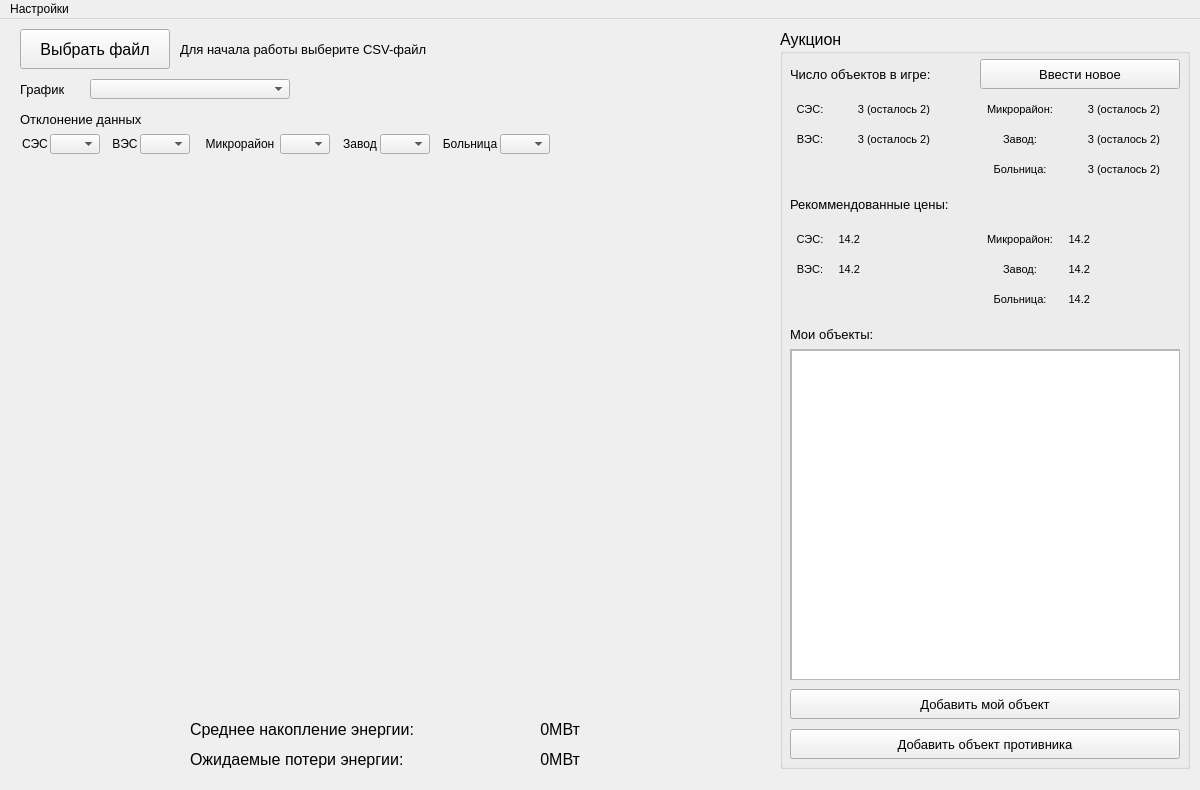
<?xml version="1.0" encoding="UTF-8"?>
<ui version="4.0">
 <class>MainWindow</class>
 <widget class="QMainWindow" name="MainWindow">
  <property name="geometry">
   <rect>
    <x>0</x>
    <y>0</y>
    <width>1200</width>
    <height>790</height>
   </rect>
  </property>
  <property name="windowTitle">
   <string>Main Window</string>
  </property>
  <widget class="QWidget" name="centralwidget">
   <widget class="QLabel" name="lbl_plot_mode">
    <property name="geometry">
     <rect>
      <x>20</x>
      <y>60</y>
      <width>70</width>
      <height>20</height>
     </rect>
    </property>
    <property name="font">
     <font>
      <pointsize>10</pointsize>
     </font>
    </property>
    <property name="text">
     <string>График</string>
    </property>
   </widget>
   <widget class="QLabel" name="lbl_deviation_sun">
    <property name="geometry">
     <rect>
      <x>20</x>
      <y>115</y>
      <width>30</width>
      <height>20</height>
     </rect>
    </property>
    <property name="text">
     <string>СЭС</string>
    </property>
    <property name="alignment">
     <set>Qt::AlignCenter</set>
    </property>
   </widget>
   <widget class="QComboBox" name="lstbox_plot_mode">
    <property name="geometry">
     <rect>
      <x>90</x>
      <y>60</y>
      <width>200</width>
      <height>20</height>
     </rect>
    </property>
   </widget>
   <widget class="QPushButton" name="btn_select_file">
    <property name="geometry">
     <rect>
      <x>20</x>
      <y>10</y>
      <width>150</width>
      <height>40</height>
     </rect>
    </property>
    <property name="font">
     <font>
      <pointsize>12</pointsize>
     </font>
    </property>
    <property name="text">
     <string>Выбрать файл</string>
    </property>
   </widget>
   <widget class="QLabel" name="lbl_deviations">
    <property name="geometry">
     <rect>
      <x>20</x>
      <y>90</y>
      <width>160</width>
      <height>20</height>
     </rect>
    </property>
    <property name="font">
     <font>
      <pointsize>10</pointsize>
     </font>
    </property>
    <property name="text">
     <string>Отклонение данных</string>
    </property>
   </widget>
   <widget class="QLabel" name="lbl_select_file">
    <property name="geometry">
     <rect>
      <x>180</x>
      <y>15</y>
      <width>320</width>
      <height>30</height>
     </rect>
    </property>
    <property name="font">
     <font>
      <pointsize>10</pointsize>
     </font>
    </property>
    <property name="text">
     <string>Для начала работы выберите CSV-файл</string>
    </property>
   </widget>
   <widget class="QComboBox" name="lstbox_deviation_sun">
    <property name="geometry">
     <rect>
      <x>50</x>
      <y>115</y>
      <width>50</width>
      <height>20</height>
     </rect>
    </property>
   </widget>
   <widget class="QComboBox" name="lstbox_deviation_wind">
    <property name="geometry">
     <rect>
      <x>140</x>
      <y>115</y>
      <width>50</width>
      <height>20</height>
     </rect>
    </property>
   </widget>
   <widget class="QLabel" name="lbl_deviation_wind">
    <property name="geometry">
     <rect>
      <x>110</x>
      <y>115</y>
      <width>30</width>
      <height>20</height>
     </rect>
    </property>
    <property name="text">
     <string>ВЭС</string>
    </property>
    <property name="alignment">
     <set>Qt::AlignCenter</set>
    </property>
   </widget>
   <widget class="QComboBox" name="lstbox_deviation_house">
    <property name="geometry">
     <rect>
      <x>280</x>
      <y>115</y>
      <width>50</width>
      <height>20</height>
     </rect>
    </property>
   </widget>
   <widget class="QLabel" name="lbl_deviation_house">
    <property name="geometry">
     <rect>
      <x>200</x>
      <y>115</y>
      <width>80</width>
      <height>20</height>
     </rect>
    </property>
    <property name="text">
     <string>Микрорайон</string>
    </property>
    <property name="alignment">
     <set>Qt::AlignCenter</set>
    </property>
   </widget>
   <widget class="QLabel" name="lbl_deviation_factory">
    <property name="geometry">
     <rect>
      <x>340</x>
      <y>115</y>
      <width>40</width>
      <height>20</height>
     </rect>
    </property>
    <property name="text">
     <string>Завод</string>
    </property>
    <property name="alignment">
     <set>Qt::AlignCenter</set>
    </property>
   </widget>
   <widget class="QComboBox" name="lstbox_deviation_factory">
    <property name="geometry">
     <rect>
      <x>380</x>
      <y>115</y>
      <width>50</width>
      <height>20</height>
     </rect>
    </property>
   </widget>
   <widget class="QLabel" name="lbl_deviation_hospital">
    <property name="geometry">
     <rect>
      <x>440</x>
      <y>115</y>
      <width>60</width>
      <height>20</height>
     </rect>
    </property>
    <property name="text">
     <string>Больница</string>
    </property>
    <property name="alignment">
     <set>Qt::AlignCenter</set>
    </property>
   </widget>
   <widget class="QComboBox" name="lstbox_deviation_hospital">
    <property name="geometry">
     <rect>
      <x>500</x>
      <y>115</y>
      <width>50</width>
      <height>20</height>
     </rect>
    </property>
   </widget>
   <widget class="QLabel" name="lbl_mean_energy">
    <property name="geometry">
     <rect>
      <x>190</x>
      <y>700</y>
      <width>280</width>
      <height>20</height>
     </rect>
    </property>
    <property name="font">
     <font>
      <pointsize>12</pointsize>
     </font>
    </property>
    <property name="text">
     <string>Среднее накопление энергии:</string>
    </property>
   </widget>
   <widget class="QLabel" name="lbl_mean_lost">
    <property name="geometry">
     <rect>
      <x>190</x>
      <y>730</y>
      <width>280</width>
      <height>20</height>
     </rect>
    </property>
    <property name="font">
     <font>
      <pointsize>12</pointsize>
     </font>
    </property>
    <property name="text">
     <string>Ожидаемые потери энергии:</string>
    </property>
   </widget>
   <widget class="QLabel" name="lbl_mean_energy2">
    <property name="geometry">
     <rect>
      <x>480</x>
      <y>700</y>
      <width>100</width>
      <height>20</height>
     </rect>
    </property>
    <property name="font">
     <font>
      <pointsize>12</pointsize>
     </font>
    </property>
    <property name="text">
     <string>0МВт</string>
    </property>
    <property name="alignment">
     <set>Qt::AlignRight|Qt::AlignTrailing|Qt::AlignVCenter</set>
    </property>
   </widget>
   <widget class="QLabel" name="lbl_mean_lost2">
    <property name="geometry">
     <rect>
      <x>480</x>
      <y>730</y>
      <width>100</width>
      <height>20</height>
     </rect>
    </property>
    <property name="font">
     <font>
      <pointsize>12</pointsize>
     </font>
    </property>
    <property name="text">
     <string>0МВт</string>
    </property>
    <property name="alignment">
     <set>Qt::AlignRight|Qt::AlignTrailing|Qt::AlignVCenter</set>
    </property>
   </widget>
   <widget class="QGroupBox" name="group_shop">
    <property name="geometry">
     <rect>
      <x>780</x>
      <y>10</y>
      <width>410</width>
      <height>740</height>
     </rect>
    </property>
    <property name="font">
     <font>
      <pointsize>12</pointsize>
     </font>
    </property>
    <property name="title">
     <string>Аукцион</string>
    </property>
    <widget class="QPushButton" name="btn_count_objects">
     <property name="geometry">
      <rect>
       <x>200</x>
       <y>30</y>
       <width>200</width>
       <height>30</height>
      </rect>
     </property>
     <property name="font">
      <font>
       <pointsize>10</pointsize>
      </font>
     </property>
     <property name="text">
      <string>Ввести новое</string>
     </property>
    </widget>
    <widget class="QLabel" name="lbl_count_sun">
     <property name="geometry">
      <rect>
       <x>10</x>
       <y>70</y>
       <width>40</width>
       <height>20</height>
      </rect>
     </property>
     <property name="font">
      <font>
       <pointsize>8</pointsize>
      </font>
     </property>
     <property name="text">
      <string>СЭС:</string>
     </property>
     <property name="alignment">
      <set>Qt::AlignCenter</set>
     </property>
    </widget>
    <widget class="QLabel" name="lbl_count_objects">
     <property name="geometry">
      <rect>
       <x>10</x>
       <y>30</y>
       <width>200</width>
       <height>30</height>
      </rect>
     </property>
     <property name="font">
      <font>
       <pointsize>10</pointsize>
      </font>
     </property>
     <property name="text">
      <string>Число объектов в игре:</string>
     </property>
    </widget>
    <widget class="QLabel" name="lbl_count_wind">
     <property name="geometry">
      <rect>
       <x>10</x>
       <y>100</y>
       <width>40</width>
       <height>20</height>
      </rect>
     </property>
     <property name="font">
      <font>
       <pointsize>8</pointsize>
      </font>
     </property>
     <property name="text">
      <string>ВЭС:</string>
     </property>
     <property name="alignment">
      <set>Qt::AlignCenter</set>
     </property>
    </widget>
    <widget class="QLabel" name="lbl_count_factory">
     <property name="geometry">
      <rect>
       <x>200</x>
       <y>100</y>
       <width>80</width>
       <height>20</height>
      </rect>
     </property>
     <property name="font">
      <font>
       <pointsize>8</pointsize>
      </font>
     </property>
     <property name="text">
      <string>Завод:</string>
     </property>
     <property name="alignment">
      <set>Qt::AlignCenter</set>
     </property>
    </widget>
    <widget class="QLabel" name="lbl_count_house">
     <property name="geometry">
      <rect>
       <x>200</x>
       <y>70</y>
       <width>80</width>
       <height>20</height>
      </rect>
     </property>
     <property name="font">
      <font>
       <pointsize>8</pointsize>
      </font>
     </property>
     <property name="text">
      <string>Микрорайон:</string>
     </property>
     <property name="alignment">
      <set>Qt::AlignCenter</set>
     </property>
    </widget>
    <widget class="QLabel" name="lbl_count_hospital">
     <property name="geometry">
      <rect>
       <x>200</x>
       <y>130</y>
       <width>80</width>
       <height>20</height>
      </rect>
     </property>
     <property name="font">
      <font>
       <pointsize>8</pointsize>
      </font>
     </property>
     <property name="text">
      <string>Больница:</string>
     </property>
     <property name="alignment">
      <set>Qt::AlignCenter</set>
     </property>
    </widget>
    <widget class="QLabel" name="lbl_price_house">
     <property name="geometry">
      <rect>
       <x>200</x>
       <y>200</y>
       <width>80</width>
       <height>20</height>
      </rect>
     </property>
     <property name="font">
      <font>
       <pointsize>8</pointsize>
      </font>
     </property>
     <property name="text">
      <string>Микрорайон:</string>
     </property>
     <property name="alignment">
      <set>Qt::AlignCenter</set>
     </property>
    </widget>
    <widget class="QLabel" name="lbl_price_wind">
     <property name="geometry">
      <rect>
       <x>10</x>
       <y>230</y>
       <width>40</width>
       <height>20</height>
      </rect>
     </property>
     <property name="font">
      <font>
       <pointsize>8</pointsize>
      </font>
     </property>
     <property name="text">
      <string>ВЭС:</string>
     </property>
     <property name="alignment">
      <set>Qt::AlignCenter</set>
     </property>
    </widget>
    <widget class="QLabel" name="lbl_price_factory">
     <property name="geometry">
      <rect>
       <x>200</x>
       <y>230</y>
       <width>80</width>
       <height>20</height>
      </rect>
     </property>
     <property name="font">
      <font>
       <pointsize>8</pointsize>
      </font>
     </property>
     <property name="text">
      <string>Завод:</string>
     </property>
     <property name="alignment">
      <set>Qt::AlignCenter</set>
     </property>
    </widget>
    <widget class="QLabel" name="lbl_price_hospital">
     <property name="geometry">
      <rect>
       <x>200</x>
       <y>260</y>
       <width>80</width>
       <height>20</height>
      </rect>
     </property>
     <property name="font">
      <font>
       <pointsize>8</pointsize>
      </font>
     </property>
     <property name="text">
      <string>Больница:</string>
     </property>
     <property name="alignment">
      <set>Qt::AlignCenter</set>
     </property>
    </widget>
    <widget class="QLabel" name="lbl_price_sun">
     <property name="geometry">
      <rect>
       <x>10</x>
       <y>200</y>
       <width>40</width>
       <height>20</height>
      </rect>
     </property>
     <property name="font">
      <font>
       <pointsize>8</pointsize>
      </font>
     </property>
     <property name="text">
      <string>СЭС:</string>
     </property>
     <property name="alignment">
      <set>Qt::AlignCenter</set>
     </property>
    </widget>
    <widget class="QLabel" name="lbl_best_prices">
     <property name="geometry">
      <rect>
       <x>10</x>
       <y>160</y>
       <width>210</width>
       <height>30</height>
      </rect>
     </property>
     <property name="font">
      <font>
       <pointsize>10</pointsize>
      </font>
     </property>
     <property name="text">
      <string>Рекоммендованные цены:</string>
     </property>
    </widget>
    <widget class="QLabel" name="lbl_count_sun2">
     <property name="geometry">
      <rect>
       <x>50</x>
       <y>70</y>
       <width>100</width>
       <height>20</height>
      </rect>
     </property>
     <property name="font">
      <font>
       <pointsize>8</pointsize>
      </font>
     </property>
     <property name="text">
      <string>3 (осталось 2)</string>
     </property>
     <property name="alignment">
      <set>Qt::AlignRight|Qt::AlignTrailing|Qt::AlignVCenter</set>
     </property>
    </widget>
    <widget class="QLabel" name="lbl_count_wind2">
     <property name="geometry">
      <rect>
       <x>50</x>
       <y>100</y>
       <width>100</width>
       <height>20</height>
      </rect>
     </property>
     <property name="font">
      <font>
       <pointsize>8</pointsize>
      </font>
     </property>
     <property name="text">
      <string>3 (осталось 2)</string>
     </property>
     <property name="alignment">
      <set>Qt::AlignRight|Qt::AlignTrailing|Qt::AlignVCenter</set>
     </property>
    </widget>
    <widget class="QLabel" name="lbl_count_house2">
     <property name="geometry">
      <rect>
       <x>280</x>
       <y>70</y>
       <width>100</width>
       <height>20</height>
      </rect>
     </property>
     <property name="font">
      <font>
       <pointsize>8</pointsize>
      </font>
     </property>
     <property name="text">
      <string>3 (осталось 2)</string>
     </property>
     <property name="alignment">
      <set>Qt::AlignRight|Qt::AlignTrailing|Qt::AlignVCenter</set>
     </property>
    </widget>
    <widget class="QLabel" name="lbl_count_factory2">
     <property name="geometry">
      <rect>
       <x>280</x>
       <y>100</y>
       <width>100</width>
       <height>20</height>
      </rect>
     </property>
     <property name="font">
      <font>
       <pointsize>8</pointsize>
      </font>
     </property>
     <property name="text">
      <string>3 (осталось 2)</string>
     </property>
     <property name="alignment">
      <set>Qt::AlignRight|Qt::AlignTrailing|Qt::AlignVCenter</set>
     </property>
    </widget>
    <widget class="QLabel" name="lbl_count_hospital2">
     <property name="geometry">
      <rect>
       <x>280</x>
       <y>130</y>
       <width>100</width>
       <height>20</height>
      </rect>
     </property>
     <property name="font">
      <font>
       <pointsize>8</pointsize>
      </font>
     </property>
     <property name="text">
      <string>3 (осталось 2)</string>
     </property>
     <property name="alignment">
      <set>Qt::AlignRight|Qt::AlignTrailing|Qt::AlignVCenter</set>
     </property>
    </widget>
    <widget class="QLabel" name="lbl_price_wind2">
     <property name="geometry">
      <rect>
       <x>50</x>
       <y>230</y>
       <width>30</width>
       <height>20</height>
      </rect>
     </property>
     <property name="font">
      <font>
       <pointsize>8</pointsize>
      </font>
     </property>
     <property name="text">
      <string>14.2</string>
     </property>
     <property name="alignment">
      <set>Qt::AlignRight|Qt::AlignTrailing|Qt::AlignVCenter</set>
     </property>
    </widget>
    <widget class="QLabel" name="lbl_price_sun2">
     <property name="geometry">
      <rect>
       <x>50</x>
       <y>200</y>
       <width>30</width>
       <height>20</height>
      </rect>
     </property>
     <property name="font">
      <font>
       <pointsize>8</pointsize>
      </font>
     </property>
     <property name="text">
      <string>14.2</string>
     </property>
     <property name="alignment">
      <set>Qt::AlignRight|Qt::AlignTrailing|Qt::AlignVCenter</set>
     </property>
    </widget>
    <widget class="QLabel" name="lbl_price_house2">
     <property name="geometry">
      <rect>
       <x>280</x>
       <y>200</y>
       <width>30</width>
       <height>20</height>
      </rect>
     </property>
     <property name="font">
      <font>
       <pointsize>8</pointsize>
      </font>
     </property>
     <property name="text">
      <string>14.2</string>
     </property>
     <property name="alignment">
      <set>Qt::AlignRight|Qt::AlignTrailing|Qt::AlignVCenter</set>
     </property>
    </widget>
    <widget class="QLabel" name="lbl_price_factory2">
     <property name="geometry">
      <rect>
       <x>280</x>
       <y>230</y>
       <width>30</width>
       <height>20</height>
      </rect>
     </property>
     <property name="font">
      <font>
       <pointsize>8</pointsize>
      </font>
     </property>
     <property name="text">
      <string>14.2</string>
     </property>
     <property name="alignment">
      <set>Qt::AlignRight|Qt::AlignTrailing|Qt::AlignVCenter</set>
     </property>
    </widget>
    <widget class="QLabel" name="lbl_price_hospital2">
     <property name="geometry">
      <rect>
       <x>280</x>
       <y>260</y>
       <width>30</width>
       <height>20</height>
      </rect>
     </property>
     <property name="font">
      <font>
       <pointsize>8</pointsize>
      </font>
     </property>
     <property name="text">
      <string>14.2</string>
     </property>
     <property name="alignment">
      <set>Qt::AlignRight|Qt::AlignTrailing|Qt::AlignVCenter</set>
     </property>
    </widget>
    <widget class="QLabel" name="lbl_my_objects">
     <property name="geometry">
      <rect>
       <x>10</x>
       <y>290</y>
       <width>110</width>
       <height>30</height>
      </rect>
     </property>
     <property name="font">
      <font>
       <pointsize>10</pointsize>
      </font>
     </property>
     <property name="text">
      <string>Мои объекты:</string>
     </property>
    </widget>
    <widget class="QScrollArea" name="scroll_my_objects">
     <property name="geometry">
      <rect>
       <x>10</x>
       <y>320</y>
       <width>390</width>
       <height>331</height>
      </rect>
     </property>
     <property name="widgetResizable">
      <bool>true</bool>
     </property>
     <widget class="QWidget" name="scrollAreaWidgetContents">
      <property name="geometry">
       <rect>
        <x>0</x>
        <y>0</y>
        <width>388</width>
        <height>329</height>
       </rect>
      </property>
      <widget class="QTableWidget" name="table_my_objects">
       <property name="geometry">
        <rect>
         <x>0</x>
         <y>0</y>
         <width>390</width>
         <height>331</height>
        </rect>
       </property>
      </widget>
     </widget>
    </widget>
    <widget class="QPushButton" name="btn_add_my_object">
     <property name="geometry">
      <rect>
       <x>10</x>
       <y>660</y>
       <width>390</width>
       <height>30</height>
      </rect>
     </property>
     <property name="font">
      <font>
       <pointsize>10</pointsize>
      </font>
     </property>
     <property name="text">
      <string>Добавить мой объект</string>
     </property>
    </widget>
    <widget class="QPushButton" name="btn_add_my_object_2">
     <property name="geometry">
      <rect>
       <x>10</x>
       <y>700</y>
       <width>390</width>
       <height>30</height>
      </rect>
     </property>
     <property name="font">
      <font>
       <pointsize>10</pointsize>
      </font>
     </property>
     <property name="text">
      <string>Добавить объект противника</string>
     </property>
    </widget>
   </widget>
   <widget class="QWidget" name="widget_pyplot" native="true">
    <property name="geometry">
     <rect>
      <x>20</x>
      <y>140</y>
      <width>750</width>
      <height>550</height>
     </rect>
    </property>
   </widget>
  </widget>
  <widget class="QMenuBar" name="menubar">
   <property name="geometry">
    <rect>
     <x>0</x>
     <y>0</y>
     <width>1200</width>
     <height>21</height>
    </rect>
   </property>
   <widget class="QMenu" name="menu_settings">
    <property name="title">
     <string>Настройки</string>
    </property>
    <addaction name="menu_settings_sql"/>
    <addaction name="menu_settings_config"/>
   </widget>
   <addaction name="menu_settings"/>
  </widget>
  <action name="menu_settings_sql">
   <property name="text">
    <string>SQL</string>
   </property>
  </action>
  <action name="menu_settings_config">
   <property name="text">
    <string>Конфиг</string>
   </property>
  </action>
 </widget>
 <resources/>
 <connections/>
</ui>
